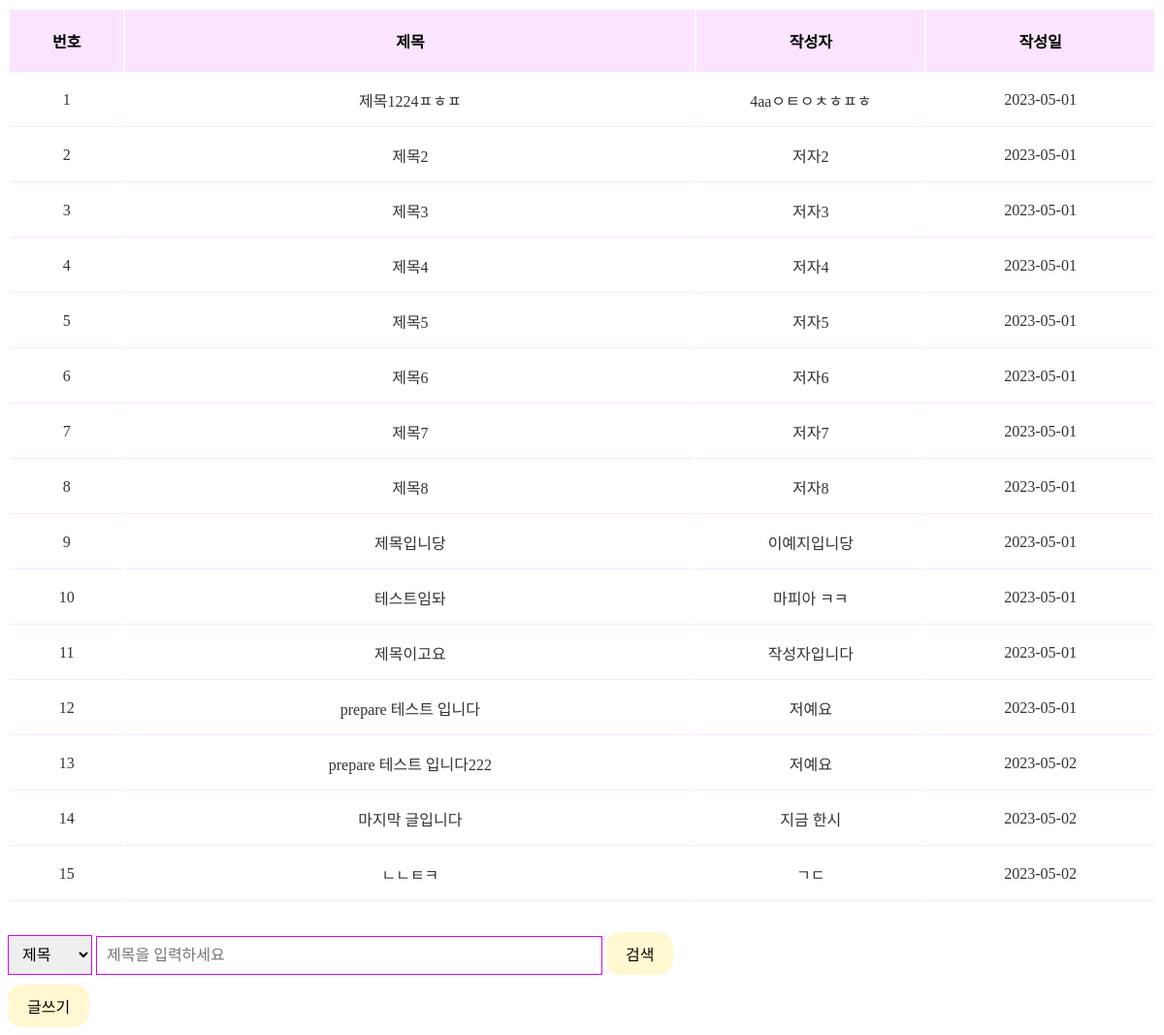
The app's page /_org/index.php, older data.
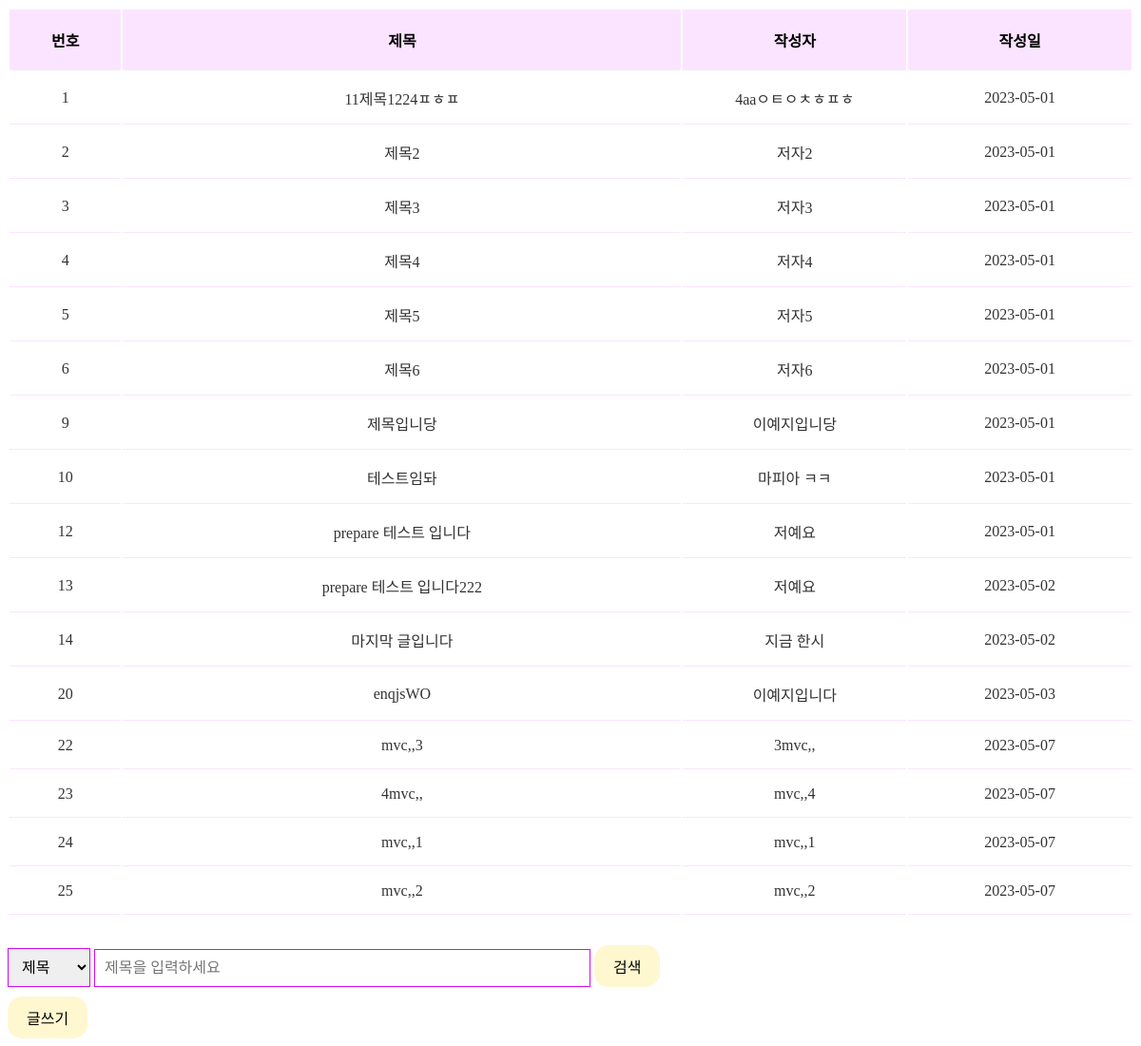
The same page, newer data.
### tables this page shows
CREATE TABLE `post` (
  `idx` int(11) NOT NULL,
  `title` varchar(50) NOT NULL,
  `content` varchar(2000) NOT NULL,
  `author` varchar(30) NOT NULL,
  `created_at` date NOT NULL DEFAULT current_timestamp(),
  `updated_at` date DEFAULT NULL
);

### _org/index.php (the view, shortened to what this page needs)
<?php include_once ("./db/db.php"); ?>
<!DOCTYPE html>
<html lang="en">
<head>
    <link rel="stylesheet" href="style.css">
</head>
<body>
    <table>
        <colgroup>
            <col width="10%" />
            <col width="50%" />
            <col width="20%" />
            <col width="20%" />
        </colgroup>
        <thead class="thead">
            <tr>
                <th>번호</th>
                <th>제목</th>
                <th>작성자</th>
                <th>작성일</th>
            </tr>
        </thead>
        <tbody class="tbody">
            <?php
                $sql = "SELECT * FROM post";
                $stmh = $pdo -> prepare($sql);
                $stmh -> execute();
                while($result = $stmh -> fetch(PDO::FETCH_ASSOC)){
            ?>
            <tr>
                <td>
                    <a href="view.php?idx=<?=$result['idx']?>" class="title">
                        <?php echo $result['idx']; ?>
                    </a>
                </td>
                <td>
                    <a href="view.php?idx=<?=$result['idx']?>" class="title">
                        <?php echo $result['title']; ?>
                    </a>
                </td>
                <td>
                    <?php echo $result['author']; ?>
                </td>
                <td>
                    <?php echo $result['created_at']; ?>
                </td>
            </tr>
            <?php } ?>
        </tbody>
    </table>
    <form action="search.php" method="post">
        <select name="search_option" id="">
            <option value="title">제목</option>
        </select>
        <input type="text" name="search" placeholder="제목을 입력하세요" style="display: inline-block;">
        <button type="submit">검색</button>
    </form>
    <a href="write.php">글쓰기</a>
</body>
</html>

### style.css (style rules this page uses)
body { max-width: 1280px; }
input, textarea { all: unset; padding: 10px; display: block; width: 100%; max-width: 500px; margin-bottom: 10px; border: 1px solid #d00bf2; }
select { padding: 10px; font-size: 1rem; border: 1px solid #d00bf2; }
a, button { all: unset; display: inline-block; padding: 10px 20px; border-radius: 15px; background-color: #fff7d0; cursor: pointer; }
table { padding-bottom: 30px; width: 100%; table-layout: fixed; }
th { padding: 20px 15px; font-weight: 600; }
td { padding: 15px; text-align: center; color: #333; border-bottom: 1px solid #fbe4ff; }
.thead { background-color: #fbe4ff; }
.tbody { border: 1px solid rgba(0, 0, 0, 0.3); }
.title { all: unset; cursor: pointer; }

Row changes from the older to the newer data that the page shows:
removed post: idx "7", title "제목7", author "저자7", created_at "2023-05-01"
removed post: idx "8", title "제목8", author "저자8", created_at "2023-05-01"
removed post: idx "11", title "제목이고요", author "작성자입니다", created_at "2023-05-01"
removed post: idx "15", title "ㄴㄴㅌㅋ", author "ㄱㄷ", created_at "2023-05-02"
changed post "4aaㅇㅌㅇㅊㅎㅍㅎ": title "제목1224ㅍㅎㅍ" → "11제목1224ㅍㅎㅍ"
added post: idx "20", title "enqjsWO", author "이예지입니다", created_at "2023-05-03"
added post: idx "22", title "mvc,,3", author "3mvc,,", created_at "2023-05-07"
added post: idx "23", title "4mvc,,", author "mvc,,4", created_at "2023-05-07"
added post: idx "24", title "mvc,,1", author "mvc,,1", created_at "2023-05-07"
added post: idx "25", title "mvc,,2", author "mvc,,2", created_at "2023-05-07"
